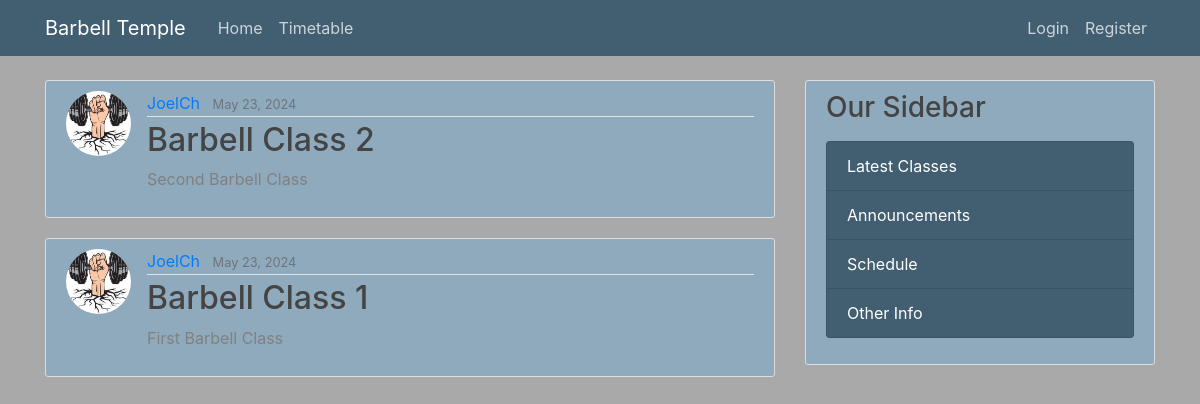
The page / on the database its author committed.
### barbell_classes/models.py (models this page shows, shortened)
class BarbellClass(models.Model):
    title = models.CharField(max_length=100)
    content = models.TextField()
    date_posted = models.DateTimeField(default=timezone.now)
    author = models.ForeignKey(User, on_delete=models.CASCADE)

### users/models.py (models this page shows, shortened)
class Profile(models.Model):
    user = models.OneToOneField(User, on_delete=models.CASCADE)
    image = models.ImageField(default='default.jpg', upload_to='profile_pictures')

### barbell_classes/views.py (the view)
# urls.py: path('', BarbellClassListView.as_view(), name='barbell_classes-home'),
class BarbellClassListView(ListView):
    model = BarbellClass
    template_name = 'barbell_classes/home.html'
    context_object_name = 'barbellclass_updates'
    ordering = ['-date_posted']

### barbell_classes/templates/barbell_classes/home.html
{% extends "barbell_classes/base.html" %}
{% block content %}
    {% for barbellclass_update in barbellclass_updates %}
    <article class="media content-section">
        <img class="rounded-circle article-img" src="{{ barbellclass_update.author.profile.image.url }}">
        <div class="media-body">
            <div class="article-metadata">
                <a class="mr-2" href="#">{{ barbellclass_update.author }}</a>
                <small class="text-muted">{{ barbellclass_update.date_posted|date:"F d, Y" }}</small>
            </div>
            <h2><a class="article-title" href="{% url 'barbellclass-detail' barbellclass_update.id %}">{{ barbellclass_update.title }}</a></h2>
            <p class="article-content">{{ barbellclass_update.content }}</p>
        </div>
    </article>
    {% endfor %}
{% endblock content %}

### barbell_classes/static/barbell_classes/main.css (style rules this page uses)
body { background: gray; color: gray; background-color: darkgray; margin-top: 5rem; }
h1, h2, h3, h4, h5, h6 { color: #444444; }
.content-section { background: #8faabd; padding: 10px 20px; border: 1px solid #dddddd; border-radius: 3px; margin-bottom: 20px; }
.article-title { color: #444444; }
.article-content { white-space: pre-line; }
.article-img { height: 65px; width: 65px; margin-right: 16px; }
.article-metadata { padding-bottom: 1px; margin-bottom: 4px; border-bottom: 1px solid #e3e3e3 }

### rows shown on the page
BarbellClass: author.profile.image (picture), author "JoelCh", date_posted "May 23, 2024", title "Barbell Class 2", content "Second Barbell Class"
BarbellClass: author.profile.image (picture), author "JoelCh", date_posted "May 23, 2024", title "Barbell Class 1", content "First Barbell Class"
